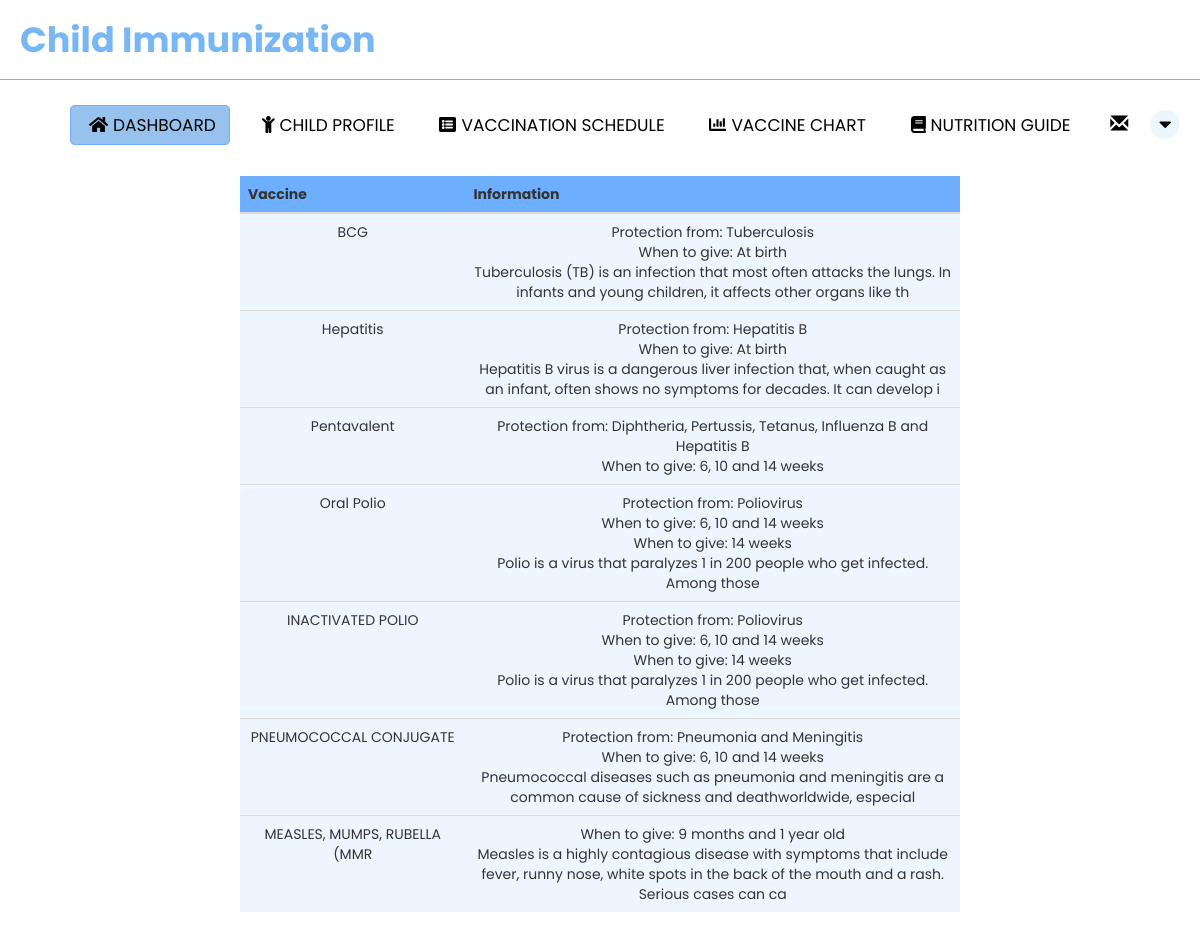
/parent_index.php, run on the app's committed database.
### tables this page shows
CREATE TABLE `vaccine_information` (
  `id` int(11) NOT NULL,
  `vaccinename` varchar(100) NOT NULL,
  `information` varchar(200) NOT NULL
);

### parent_index.php (the view, shortened to what this page needs)
<?php
include "PHP/functions.php";
?>
<!DOCTYPE html>
<html lang="en">
<head>
    <link rel="stylesheet" href="CSS/parent_index.css">
    <link rel="stylesheet" href="https://cdnjs.cloudflare.com/ajax/libs/font-awesome/4.7.0/css/font-awesome.min.css">
  <link rel="stylesheet" href="https://maxcdn.bootstrapcdn.com/bootstrap/3.3.6/css/bootstrap.min.css" />
</head>
<body>
    <nav>
        <label class="logo">Child Immunization</label>
        <ul>
          <li><a href="parent_index.php" class="active"><i class="fas fa-home" id="icon"></i>Dashboard</a></li>
          <li><a href="parent_child.php"><i class="fas fa-child"  id="icon"></i>Child Profile</a></li>
          <li><a href="parent_vaccine_schedule.php"><i class="fas fa-list-alt"  id="icon"></i>Vaccination Schedule</a></li>
          <li><a href="parent_chart.php"><i class="fa fa-chart-bar"  id="icon"></i>Vaccine Chart</a></li>
          <li><a href="parent_guide.php"><i class="fas fa-book"  id="icon"></i>Nutrition Guide</a></li>
      <li class="dropdown">
       <a href="#" class="dropdown-toggle" data-toggle="dropdown"><span class="label label-pill label-danger count" style="border-radius:10px;"></span> <span class="glyphicon glyphicon-envelope" style="font-size:18px;"></span></a>
      </li>
          <div class="dropdown">
            <button class="dropbtn"><i class="fa fa-caret-down"></i></button>
          </div>
        </ul>
      </nav>
      <br>
      <br>
      <center><table class="table" style="width: 60%; margin-bottom: 30px">
      <thead style="line-height: 40px">
                <th style="width: 10%">Vaccine</th>
                <th style="width: 30%">Information</th>
      </thead>
      <tbody>
           <tbody>
           <tr>
                <?php
                $sql = "SELECT *
                    FROM vaccine_information";
                $stmt = $con->prepare($sql);
                $stmt->execute();
                $result = $stmt->get_result();
                while ($row = $result->fetch_assoc()) {
                    $vaccinename = $row['vaccinename'];
                    $information = $row['information'];
                    ?>
                        <tr>
                        <td  ><?php echo $vaccinename; ?></td>
                        <td  ><?php echo $information; ?></td>
                    </tr>
                    <?php
                }
                ?>
          </tbody>
        </table>
  </body>
</html>

### CSS/parent_index.css (style rules this page uses)
* { padding: 0; margin: 0; text-decoration: none; list-style: none; box-sizing: border-box; font-family: 'Poppins' , sans-serif; }
nav { background: #ffffff; height: 80px; width: 100%; border-bottom: 1px solid #77b7f6; }
label.logo { color: #000000; font-size: 35px; line-height: 80px; padding: 0 20px; font-weight: bold; }
nav ul { float: right; margin-right: 20px; }
nav ul li { display: inline-block; line-height: 80px; margin: 0 5px; }
nav ul li a { color: #000000; font-size: 17px; padding: 7px 13px; border-radius: 5px; text-transform: uppercase; }
#icon { display: inline-block; text-align: center; margin: 0 5px; }
a.active, a:hover { background:#97c2ee; border: 1px solid #6daffe; transition: .3s; }
.dropbtn { border-radius: 50%; background-color: #edf6ff; width: 30px; margin-top: 20px; color: #000000; padding: 0; font-size: 20px; border: none; cursor: pointer; }
.dropdown { position: relative; display: inline-block; }
thead { background-color: #6daffe; text-align: center; }
td { background-color: #edf6ff; text-align: center; }

### data on the page
vaccine_information: vaccinename "BCG", information "Protection from: Tuberculosis When to give: At birth Tuberculosis (TB) is an infection that most often attacks the lungs. In infants and young children, it affects other organs like th"
vaccine_information: vaccinename "Hepatitis", information "Protection from: Hepatitis B When to give: At birth Hepatitis B virus is a dangerous liver infection that, when caught as an infant, often shows no symptoms for decades. It can develop i"
vaccine_information: vaccinename "Pentavalent", information "Protection from: Diphtheria, Pertussis, Tetanus, Influenza B and Hepatitis B When to give: 6, 10 and 14 weeks"
vaccine_information: vaccinename "Oral Polio", information "Protection from: Poliovirus When to give: 6, 10 and 14 weeks When to give: 14 weeks Polio is a virus that paralyzes 1 in 200 people who get infected. Among those"
vaccine_information: vaccinename "INACTIVATED POLIO", information "Protection from: Poliovirus When to give: 6, 10 and 14 weeks When to give: 14 weeks Polio is a virus that paralyzes 1 in 200 people who get infected. Among those"
vaccine_information: vaccinename "PNEUMOCOCCAL CONJUGATE", information "Protection from: Pneumonia and Meningitis When to give: 6, 10 and 14 weeks Pneumococcal diseases such as pneumonia and meningitis are a common cause of sickness and deathworldwide, especial"
vaccine_information: vaccinename "MEASLES, MUMPS, RUBELLA (MMR", information "When to give: 9 months and 1 year old Measles is a highly contagious disease with symptoms that include fever, runny nose, white spots in the back of the mouth and a rash. Serious cases can ca"
